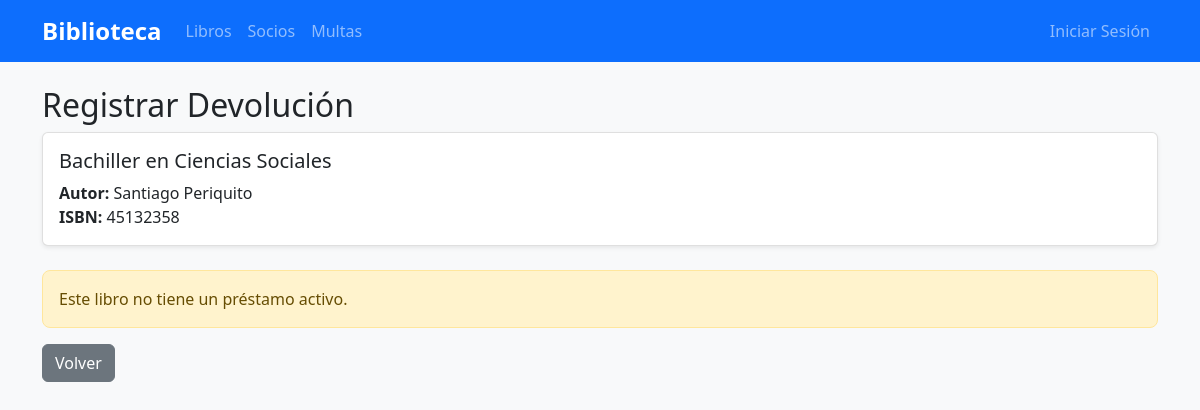
Screenshot of /libros/2/devolver/ with the database file from the repository.
### libros/models.py (models this page shows, shortened)
class Libro(models.Model):
    ESTADOS = [
        ("disponible", "Disponible"),
        ("prestado", "Prestado"),
        ("revision", "En revisión"),
    ]
    titulo = models.CharField(max_length=200)
    autor = models.CharField(max_length=150)
    isbn = models.CharField(max_length=13, unique=True)
    editorial = models.CharField(max_length=100)
    año_publicacion = models.IntegerField()
    estado = models.CharField(max_length=20, choices=ESTADOS, default="disponible")
    fecha_alta = models.DateTimeField(auto_now_add=True)
    class Meta:
        verbose_name = "Libro"
        verbose_name_plural = "Libros"
        ordering = ["titulo"]
    @property
    def disponible(self):
        return self.estado == "disponible"

### libros/views.py (the view, shortened to what this page needs)
# urls.py: path("<int:pk>/devolver/", views.DevolverLibroView.as_view(), name="devolver"),
class DevolverLibroView(TemplateView):
    template_name = "libros/devolver.html"
    def get_context_data(self, **kwargs):
        context = super().get_context_data(**kwargs)
        libro = get_object_or_404(Libro, pk=kwargs["pk"])
        prestamo = Prestamo.objects.filter(libro=libro, devuelto=False).first()
        context["libro"] = libro
        context["prestamo"] = prestamo
        return context

### templates/libros/devolver.html (shortened to what this page needs)
{% extends 'base.html' %}
{% block content %}
<h2>Registrar Devolución</h2>
<div class="card mb-4">
    <div class="card-body">
        <h5 class="card-title">{{ libro.titulo }}</h5>
        <p class="card-text">
            <strong>Autor:</strong> {{ libro.autor }}<br>
            <strong>ISBN:</strong> {{ libro.isbn }}<br>
        </p>
    </div>
</div>
{% if prestamo %}
<form method="post" class="row g-3">
    {% csrf_token %}
    <div class="col-12">
        <label class="form-label">Estado del libro devuelto:</label>
        <div class="form-check">
            <input class="form-check-input" type="radio" name="buen_estado" id="buen_estado_si" value="si" checked>
            <label class="form-check-label" for="buen_estado_si">
                En buen estado
            </label>
        </div>
        <div class="form-check">
            <input class="form-check-input" type="radio" name="buen_estado" id="buen_estado_no" value="no">
            <label class="form-check-label" for="buen_estado_no">
                Dañado o en mal estado
            </label>
        </div>
    </div>
    <div class="col-md-6" id="multa_importe" style="display: none;">
        <label for="importe" class="form-label">Importe de la multa (€)</label>
        <input type="number" step="0.01" class="form-control" name="importe" id="importe" min="0">
    </div>
    <div class="col-12">
        <button type="submit" class="btn btn-primary">Registrar Devolución</button>
        <a href="{% url 'libros:lista' %}" class="btn btn-secondary">Cancelar</a>
    </div>
</form>
{% else %}
<div class="alert alert-warning">
    Este libro no tiene un préstamo activo.
</div>
<a href="{% url 'libros:lista' %}" class="btn btn-secondary">Volver</a>
{% endif %}
{% endblock %}

### static/css/styles.css (style rules this page uses)
body { background-color: #f8f9fa; }
.card { box-shadow: 0 0.125rem 0.25rem rgba(0, 0, 0, 0.075); border: 1px solid rgba(0, 0, 0, 0.125); }
.btn { border-radius: 0.375rem; }
.alert { border-radius: 0.5rem; }

### rows the page displays
Libro: titulo "Bachiller en Ciencias Sociales", autor "Santiago Periquito", isbn "45132358"
